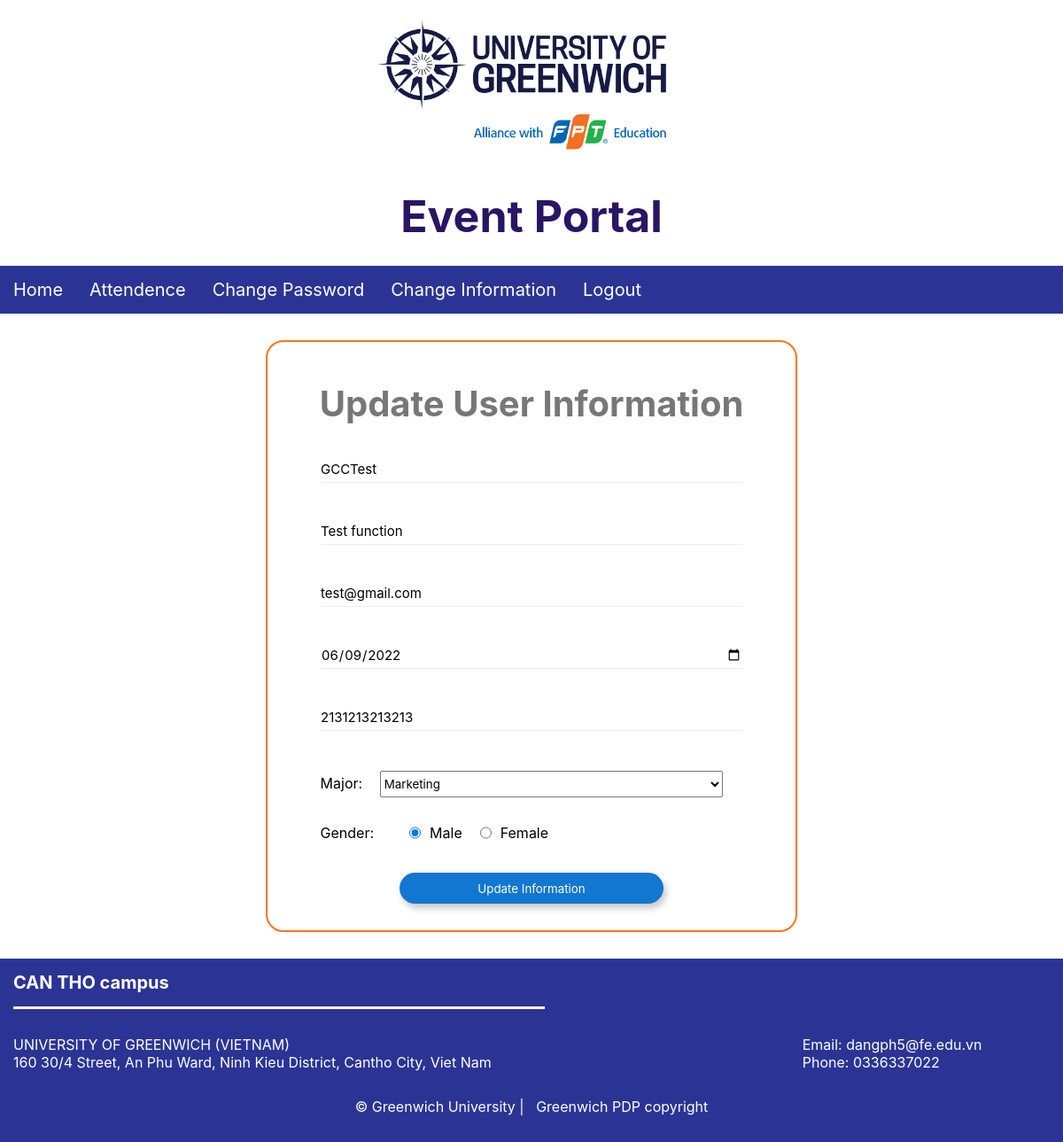
Page /index.php?page=changeinfo (signed in) on the committed database.
### tables this page shows
CREATE TABLE `user` (
  `student_id` varchar(20) NOT NULL,
  `fullname` varchar(100) NOT NULL,
  `phone` varchar(100) NOT NULL,
  `gender` varchar(10) NOT NULL,
  `email` varchar(100) NOT NULL,
  `dob` date NOT NULL,
  `card_uid` varchar(200) NOT NULL,
  `password` varchar(200) NOT NULL,
  `major_id` int(11) NOT NULL,
  `course_id` int(11) NOT NULL,
  `card_select` int(11) DEFAULT 0,
  `add_card` int(11) DEFAULT 0
);

### Views/UpdateUserInfo.php (the view, shortened to what this page needs)
<?php
include_once('./Libs/index.php');
include_once('./connectDB.php');
if ($_SESSION["id"] != null) {
    $id = $_SESSION["id"];
    $res = mysqli_query($conn, "SELECT * FROM user WHERE student_id='$id'");
    $row = mysqli_fetch_array($res, MYSQLI_ASSOC);
}
?>
<body>
    <div class="changeinfor-wrapper">
        <form class="changepw-form" method="POST" action="./Process/changeInfor.php?function=updateInfo">
            <div class="changepw-title">Update User Information</div>
            <div class="changepw-item">
                <input style="font-size:15px;" type="text" id="stuID" name="stuID" class="changepw-input" placeholder="StudentID" readonly value="<?php echo $row['student_id'] ?>">
            </div>
            <div class="changepw-item">
                <input style="font-size:15px;" type="text" id="stuName" name="stuName" class="changepw-input" placeholder="Student Name" readonly value="<?php echo $row['fullname'] ?>">
            </div>
            <div class="changepw-item">
                <input style="font-size:15px;" type="text" id="stuEmail" name="stuEmail" class="changepw-input" placeholder="Email" readonly value="<?php echo $row['email'] ?>">
            </div>
            <div class="changepw-item">
                <input style="font-size:15px;" type="date" id="stuDoB" name="stuDoB" class="changepw-input" placeholder="Date of Birth" value="<?php echo $row['dob'] ?>">
            </div>
            <div class="changepw-item">
                <input style="font-size:15px;" type="phone" id="stuPhone" name="stuPhone" class="changepw-input" placeholder="Phone" value="<?php echo $row['phone'] ?>">
            </div>
            <div class="choose-major-infor">
                <span class="infor-title">Major:</span>
                <?php  bind_Major_List($conn,$row['major_id']) ?>
            </div>
            <div class="choose-gender-infor">
                <p class="gender-label">Gender:</p>
                <?php
                if ($row['gender'] == 'male') { ?>
                    <input style="font-size:15px;" id="stuGender" type="radio" name="gender" class="type-gender-user" value="male" checked><span>Male</span>
                    <input style="font-size:15px;" id="stuGender" type="radio" name="gender" class="type-gender-user" value="female"><span>Female</span>
                <?php }
                else{ ?>
                    <input id="stuGender" type="radio" name="gender" class="type-gender-user" value="male" ><span>Male</span>
                    <input id="stuGender" type="radio" name="gender" class="type-gender-user" value="female" checked><span>Female</span>
                <?php } ?>
            </div>
            <div>
                <input type="submit" value="Update Information" class="changepw-btn">
            </div>
        </form>
    </div>
</body>

### Assets/css/Index.css (style rules this page uses)
:root { --blue: #2B3494; --orange: #FF7518; --white: #fff; --blueTrans: rgba(43,52,148,0.9); --orangeTrans: rgba(255,117,24,0.9); --whiteTrans: rgba(255,255,255,0.9); --blueViolet: #2A1464; }
* { margin: 0px; padding: 0px; font-family: -apple-system, BlinkMacSystemFont, 'Segoe UI', Roboto, Oxygen, Ubuntu, Cantarell, 'Open Sans', 'Helvetica Neue', sans-serif; }
.header { display: block; height: 300px; background-color: var(--white); }
.header-logo { width: auto; height: 200px; margin-left: 50%; transform: translateX(-50%); }
.header-title { font-size: 50px; text-align: center; margin-top: calc(50px - 40px); color: var(--blueViolet); }
.menu { width: 100%; height: fit-content; background-color: var(--blue); }
.menu-bar { display: flex; list-style: none; }
.menu-item { height: fit-content; padding: 15px 15px 15px 15px; cursor: pointer; }
.menu-link { color: var(--white); text-decoration: none; font-size: 20px; text-align: center; }
.footer { display: block; background-color: var(--blue); color: var(--white); font-size: 20px; padding-bottom: 30px; }
.footer-title { padding: 15px 0px; border-bottom: 3px solid white; width: 50%; margin: 0px 15px 30px 15px; font-size: 20px; }
.block-info { display: flex; flex-flow: row wrap; margin: 30px 15px 30px 15px; }
.left-info { margin-right: 15%; font-size: 16px; }
.right-info { margin-left: 15%; font-size: 16px; }
.info-char { width: max-content; font-size: 16px; }
.link-info { color: var(--white); text-decoration: none; font-size: 16px; }
.ft-coppyright { text-align: center; font-size: 16px; }

### Assets/css/Login.css (style rules this page uses)
* { margin: 0; padding: 0; font-family: -apple-system, BlinkMacSystemFont, 'Segoe UI', Roboto, Oxygen, Ubuntu, Cantarell, 'Open Sans', 'Helvetica Neue', sans-serif; }

### Assets/css/User.css (style rules this page uses)
* { padding: 0px; margin: 0px; font-family: -apple-system, BlinkMacSystemFont, 'Segoe UI', Roboto, Oxygen, Ubuntu, Cantarell, 'Open Sans', 'Helvetica Neue', sans-serif; }
:root { --grayTitle: #909090; --orangeBorder: #ff9c59; --bluePiece: #0a489b; --evDetail: #fff; --shadow: rgba(100,100,100,0.5); --transBlack: rgba(12,12,12,0.5); --litghtBlack: rgba(30,30,30,0.9); }

### Assets/css/Admin.css (style rules this page uses)
* { padding: 0; margin: 0; box-sizing: border-box; }
:root { --blue: #2B3494; --orange: #FF7518; --white: #fff; --blueTrans: rgba(43,52,148,0.9); --orangeTrans: rgba(255,117,24,0.9); --whiteTrans: rgba(255,255,255,0.9); --blueViolet: #2A1464; --btnAdd: #5CB85C; --btnAddRight: #1177D1;; --border:#ccc; }
html { font-family:-apple-system, BlinkMacSystemFont, 'Segoe UI', Roboto, Oxygen, Ubuntu, Cantarell, 'Open Sans', 'Helvetica Neue', sans-serif; }
.gender-label { margin-right: 20px; }

### Assets/css/ChangePass.css (style rules this page uses)
* { margin: 0; padding: 0; font-family: -apple-system, BlinkMacSystemFont, 'Segoe UI', Roboto, Oxygen, Ubuntu, Cantarell, 'Open Sans', 'Helvetica Neue', sans-serif; }
.changepw-form { background-color:#fff; width: 50%; height: 60%; align-items: center; border: 2px solid #FF7518; border-radius: 20px; display: block; padding: 30px 0px 30px 0px; }
.changepw-title { font-weight: bold; color: #777; text-align: center; font-size: 40px; margin-bottom: 15px; margin-top: 15px; }
.changepw-item { display: block; padding: 10px; margin: 0px 50px 0px 50px; }
.changepw-input { display: block; border: none; border-bottom: 0.5px solid #eee; outline: none; width: 100%; height: 30px; margin: 10px 0px 10px 0px; }
.changepw-btn { width: 50%; height: 35px; border-radius: 20px; background-color: #1177D1; color: #fff; border: none; margin-left: 50%; margin-top: 20px; transform: translateX(-50%); box-shadow: 3px 5px 7px 0.5px #ccc; cursor: pointer; }
.changeinfor-wrapper { display: flex; align-items: center; justify-content: center; margin: 30px 0; }
.choose-major-infor { margin: 25px 10% 0px 10%; width: 100%; }
.choose-gender-infor { margin: 30px 10% 15px 10%; display: flex; }
.type-gender-user { margin-left: 20px;margin-right: 10px }

### rows in the picture
user: stuID "GCCTest", stuName "Test function", stuEmail "test@gmail.com", stuDoB "06/09/2022", stuPhone "2131213213213"

### other values in the picture
form field stuMajor "Marketing"
